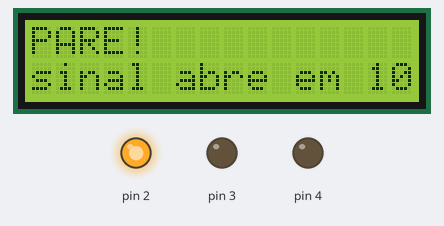
This sketch was run on a simulated Arduino Uno, built with avr-gcc and run on an emulated ATmega328P. On the bench: 16×2 character LCD, output pins drawn as LEDs (lit = HIGH).

Above: at 0.1 s.
At 4.2 s:
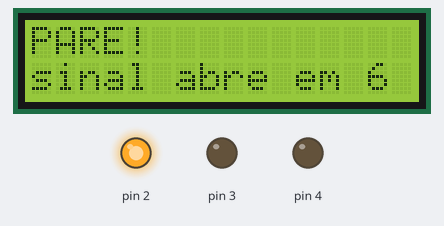
At 9.3 s:
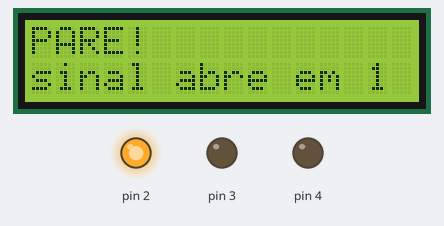
At 19.6 s:
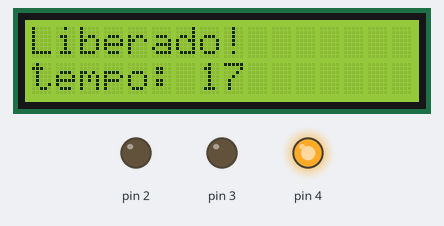
At 28.7 s:
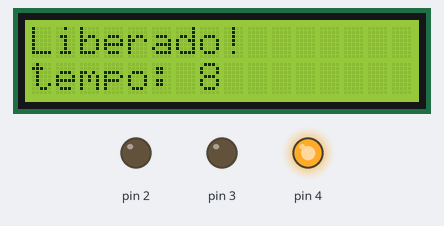
At 39.0 s:
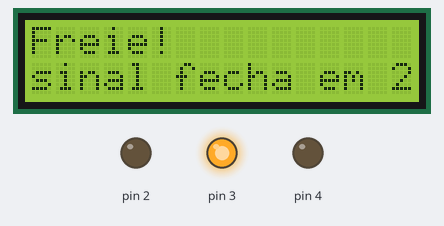
Timing chart, 0 to 40.0 s (numbered marks = the images above):
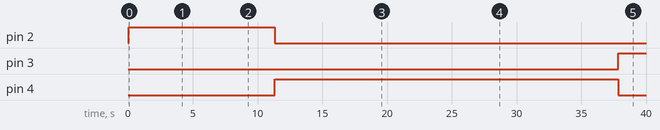

Measured:
- by itself, pin 2: LOW → HIGH at 0.06 s, → LOW 11.3 s later
- by itself, pin 3: LOW → HIGH at 37.9 s
- by itself, pin 4: LOW → HIGH at 11.3 s, → LOW 26.5 s later
- what the display in image 1 shows lasts 1.0 s, from 4.2 s to 5.2 s

The sketch:

sketch_may13a.ino
```cpp
// C++ code
//
/*
  um projeto em arduino que é um semaforo bem
  simples
*/
#include <LiquidCrystal_I2C.h>
#include <Wire.h>

LiquidCrystal_I2C lcd(0x27, 16, 2);

int seconds = 0;

void setup()
{
  pinMode(2, OUTPUT);
  pinMode(4, OUTPUT);
  pinMode(3, OUTPUT);
  lcd.init();
  lcd.backlight();
}

void loop()
{
  seconds = 10;
  digitalWrite(2, HIGH);
  for (int i = 0; i <= 10; i++) {
  lcd.setCursor(0, 0);
  lcd.print("PARE!");
  lcd.setCursor(0, 1);
  lcd.print("sinal abre em ");
  lcd.print(seconds);
  delay(1000);
  lcd.clear();
  seconds --;
  }

  seconds = 25;
  digitalWrite(2, LOW);
  digitalWrite(4, HIGH);
  for (int i = 0; i <= 25; i++) {
    lcd.setCursor(0, 0);
    lcd.print("Liberado!");
    lcd.setCursor(0, 1);
    lcd.print("tempo: ");
    lcd.print(seconds);
    delay(1000);
    lcd.clear();
    seconds --;
  }
  seconds = 3;
  digitalWrite(4, LOW);
  digitalWrite(3, HIGH);
  for (int i = 0; i <= 3; i++) {
    lcd.setCursor(0, 0);
    lcd.print("Freie!");
    lcd.setCursor(0, 1);
    lcd.print("sinal fecha em ");
    lcd.print(seconds);
    delay(1000);
    lcd.clear();
    seconds --;
  }
  digitalWrite(3, LOW);
}
```
